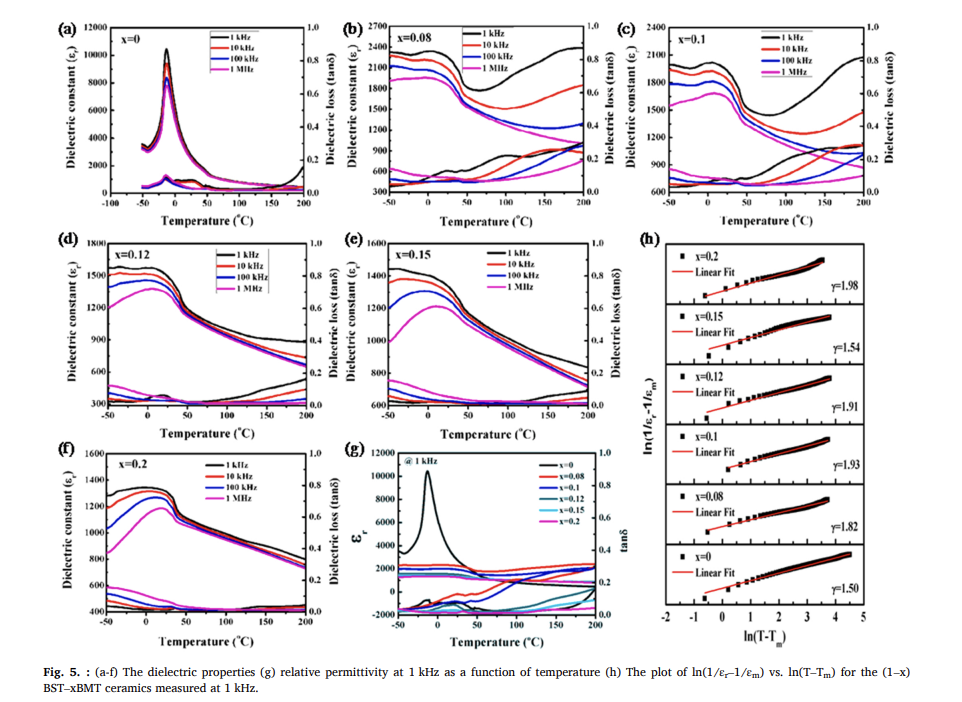
#> input picture 새 폴더/10.1016_j.jeurceramsoc.2023.01.027_fig5.png, 962 x 702 px, found by its file name
$ python colors_g.py
#> lines starting #> are read from the running program, lines starting #| are printed output that depends on the picture; after the words box and inside, x2 and y2 are one past the last pixel; in counts of white or black regions, pixels touching at a corner belong together
from PIL import Image
import numpy as np
import colorsys

p = r"C:\Users\user\OneDrive\문서\유전율_그래프_측정\새 폴더\10.1016_j.jeurceramsoc.2023.01.027_fig5.png"
a = np.array(Image.open(p).convert("RGB")).astype(int)
sub = a[454:613, 398:594]
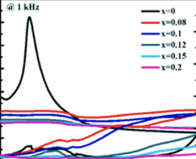
#> sub: shape (159, 196, 3) int64; mean R, G, B 228.2, 223.7, 232.5
mx, mn = sub.max(axis=2), sub.min(axis=2)
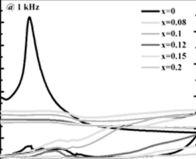
#> mx: shape (159, 196) int64; min 0, max 255, mean 237.7
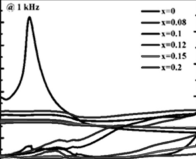
#> mn: shape (159, 196) int64; min 0, max 255, mean 219.8
mask = (mx - mn > 35) & (mx > 70)
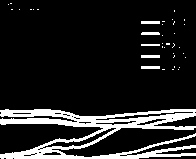
#> mask: shape (159, 196) bool; 14% white; 37 white regions (31 under 20 px), largest, box (x1, y1, x2, y2) and area: (0, 109, 196, 159) 4026, (141, 21, 160, 24) 57, (141, 55, 160, 58) 57, (141, 66, 160, 69) 57, (141, 32, 160, 35) 55, (141, 44, 160, 46) 38
px = sub[mask]
print("colored", len(px))
#| colored 4350
bins = {}
for r, g, b in px[::3]:
    h, s, v = colorsys.rgb_to_hsv(r / 255, g / 255, b / 255)
    key = (int(h * 24) % 24, int(v * 5))
    bins.setdefault(key, []).append((r, g, b, h * 360, v))
#> this loop made 1450 passes
#> (r, g, b, h, s, v, key) on passes 1 to 3: (159, 191, 197, 0.526, 0.193, 0.773, (12, 3)), (95, 126, 131, 0.523, 0.275, 0.514, (12, 2)), (64, 95, 101, 0.527, 0.366, 0.396, (12, 1))
#> after the loop, bins = 50 items
for key in sorted(bins, key=lambda k: -len(bins[k]))[:20]:
    arr = np.array(bins[key])
    print(f"huebin {key[0]*15:3d}-{key[0]*15+15:3d} Vbin {key[1]} n={len(arr):5d} rgb={arr[:, :3].mean(axis=0).round(0)} hue={arr[:, 3].mean():.0f} V={arr[:, 4].mean():.2f}")
#> this loop made 20 passes
#> key on passes 1 to 12: (0, 4), (15, 4), (20, 4), (15, 3), (12, 2), (12, 4), (12, 3), (20, 3), (13, 4), (16, 4), (13, 2), (14, 4)
#| huebin   0- 15 Vbin 4 n=  344 rgb=[234. 113. 104.] hue=4 V=0.92
#| huebin 225-240 Vbin 4 n=  174 rgb=[119. 126. 227.] hue=236 V=0.89
#| huebin 300-315 Vbin 4 n=  156 rgb=[226. 103. 208.] hue=308 V=0.89
#| huebin 225-240 Vbin 3 n=  155 rgb=[ 20.  33. 190.] hue=235 V=0.75
#| huebin 180-195 Vbin 2 n=   85 rgb=[ 60. 121. 135.] hue=191 V=0.53
#| huebin 180-195 Vbin 4 n=   79 rgb=[144. 217. 234.] hue=191 V=0.92
#| huebin 180-195 Vbin 3 n=   66 rgb=[107. 167. 179.] hue=190 V=0.70
#| huebin 300-315 Vbin 3 n=   61 rgb=[192.  43. 177.] hue=306 V=0.75
#> (further printed lines are left out)
